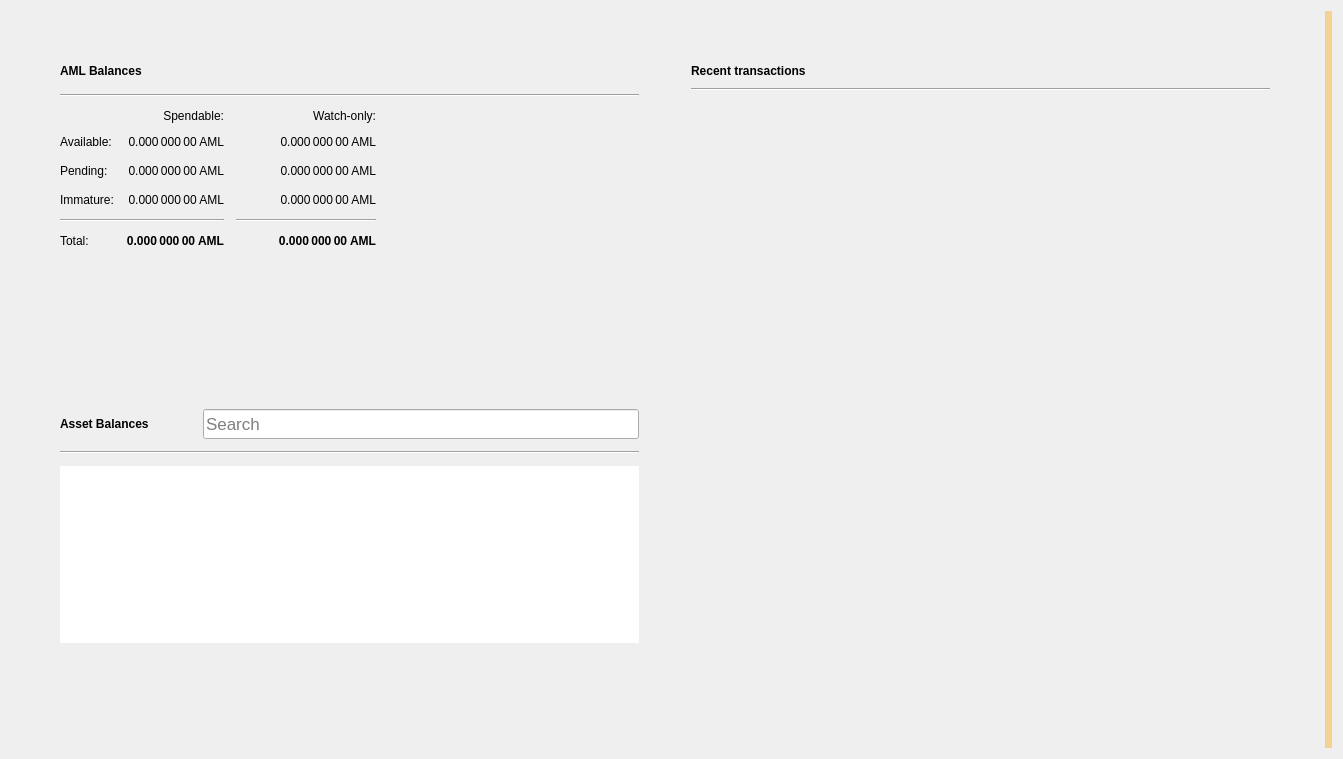
<?xml version="1.0" encoding="UTF-8"?>
<ui version="4.0">
 <class>OverviewPage</class>
 <widget class="QWidget" name="OverviewPage">
  <property name="geometry">
   <rect>
    <x>0</x>
    <y>0</y>
    <width>1343</width>
    <height>759</height>
   </rect>
  </property>
  <property name="windowTitle">
   <string>Form</string>
  </property>
  <property name="autoFillBackground">
   <bool>false</bool>
  </property>
  <layout class="QGridLayout" name="gridLayout_3">
   <item row="0" column="1">
    <layout class="QVBoxLayout" name="verticalLayout_7">
     <property name="spacing">
      <number>0</number>
     </property>
     <property name="leftMargin">
      <number>0</number>
     </property>
     <property name="topMargin">
      <number>0</number>
     </property>
     <property name="rightMargin">
      <number>0</number>
     </property>
     <property name="bottomMargin">
      <number>0</number>
     </property>
     <item>
      <layout class="QHBoxLayout" name="horizontalLayout" stretch="0,0">
       <property name="spacing">
        <number>34</number>
       </property>
       <property name="sizeConstraint">
        <enum>QLayout::SetMaximumSize</enum>
       </property>
       <property name="leftMargin">
        <number>40</number>
       </property>
       <property name="topMargin">
        <number>40</number>
       </property>
       <property name="rightMargin">
        <number>40</number>
       </property>
       <property name="bottomMargin">
        <number>40</number>
       </property>
       <item>
        <layout class="QVBoxLayout" name="verticalLayout_2">
         <property name="spacing">
          <number>34</number>
         </property>
         <property name="rightMargin">
          <number>0</number>
         </property>
         <item>
          <widget class="QFrame" name="frame">
           <property name="sizePolicy">
            <sizepolicy hsizetype="Preferred" vsizetype="Preferred">
             <horstretch>0</horstretch>
             <verstretch>0</verstretch>
            </sizepolicy>
           </property>
           <property name="frameShape">
            <enum>QFrame::NoFrame</enum>
           </property>
           <property name="frameShadow">
            <enum>QFrame::Raised</enum>
           </property>
           <property name="lineWidth">
            <number>10</number>
           </property>
           <layout class="QVBoxLayout" name="verticalLayout_4">
            <property name="spacing">
             <number>12</number>
            </property>
            <item>
             <layout class="QHBoxLayout" name="horizontalLayout_4">
              <item>
               <widget class="QLabel" name="rvnBalancesLabel">
                <property name="font">
                 <font>
                  <weight>75</weight>
                  <bold>true</bold>
                 </font>
                </property>
                <property name="text">
                 <string>AML Balances</string>
                </property>
               </widget>
              </item>
              <item>
               <widget class="QPushButton" name="labelWalletStatus">
                <property name="enabled">
                 <bool>true</bool>
                </property>
                <property name="maximumSize">
                 <size>
                  <width>30</width>
                  <height>16777215</height>
                 </size>
                </property>
                <property name="toolTip">
                 <string>The displayed information may be out of date. Your wallet automatically synchronizes with the AmlBitcoin network after a connection is established, but this process has not completed yet.</string>
                </property>
                <property name="text">
                 <string/>
                </property>
                <property name="icon">
                 <iconset>
                  <normaloff>:/icons/warning</normaloff>
                  <disabledoff>:/icons/warning</disabledoff>:/icons/warning</iconset>
                </property>
                <property name="iconSize">
                 <size>
                  <width>24</width>
                  <height>24</height>
                 </size>
                </property>
                <property name="flat">
                 <bool>true</bool>
                </property>
               </widget>
              </item>
              <item>
               <spacer name="horizontalSpacer_3">
                <property name="orientation">
                 <enum>Qt::Horizontal</enum>
                </property>
                <property name="sizeHint" stdset="0">
                 <size>
                  <width>40</width>
                  <height>20</height>
                 </size>
                </property>
               </spacer>
              </item>
             </layout>
            </item>
            <item>
             <widget class="Line" name="line_2">
              <property name="orientation">
               <enum>Qt::Horizontal</enum>
              </property>
             </widget>
            </item>
            <item>
             <layout class="QGridLayout" name="gridLayout">
              <property name="spacing">
               <number>12</number>
              </property>
              <item row="3" column="2">
               <widget class="QLabel" name="labelWatchImmature">
                <property name="font">
                 <font>
                  <weight>50</weight>
                  <bold>false</bold>
                 </font>
                </property>
                <property name="cursor">
                 <cursorShape>IBeamCursor</cursorShape>
                </property>
                <property name="toolTip">
                 <string>Mined balance in watch-only addresses that has not yet matured</string>
                </property>
                <property name="text">
                 <string notr="true">0.000 000 00 AML</string>
                </property>
                <property name="alignment">
                 <set>Qt::AlignRight|Qt::AlignTrailing|Qt::AlignVCenter</set>
                </property>
                <property name="textInteractionFlags">
                 <set>Qt::LinksAccessibleByMouse|Qt::TextSelectableByKeyboard|Qt::TextSelectableByMouse</set>
                </property>
               </widget>
              </item>
              <item row="2" column="3">
               <spacer name="horizontalSpacer_2">
                <property name="orientation">
                 <enum>Qt::Horizontal</enum>
                </property>
                <property name="sizeHint" stdset="0">
                 <size>
                  <width>40</width>
                  <height>20</height>
                 </size>
                </property>
               </spacer>
              </item>
              <item row="1" column="0">
               <widget class="QLabel" name="labelBalanceText">
                <property name="text">
                 <string>Available:</string>
                </property>
               </widget>
              </item>
              <item row="1" column="2">
               <widget class="QLabel" name="labelWatchAvailable">
                <property name="font">
                 <font>
                  <weight>50</weight>
                  <bold>false</bold>
                 </font>
                </property>
                <property name="cursor">
                 <cursorShape>IBeamCursor</cursorShape>
                </property>
                <property name="toolTip">
                 <string>Your current balance in watch-only addresses</string>
                </property>
                <property name="text">
                 <string notr="true">0.000 000 00 AML</string>
                </property>
                <property name="alignment">
                 <set>Qt::AlignRight|Qt::AlignTrailing|Qt::AlignVCenter</set>
                </property>
                <property name="textInteractionFlags">
                 <set>Qt::LinksAccessibleByMouse|Qt::TextSelectableByKeyboard|Qt::TextSelectableByMouse</set>
                </property>
               </widget>
              </item>
              <item row="2" column="1">
               <widget class="QLabel" name="labelUnconfirmed">
                <property name="font">
                 <font>
                  <weight>50</weight>
                  <bold>false</bold>
                 </font>
                </property>
                <property name="cursor">
                 <cursorShape>IBeamCursor</cursorShape>
                </property>
                <property name="toolTip">
                 <string>Total of transactions that have yet to be confirmed, and do not yet count toward the spendable balance</string>
                </property>
                <property name="text">
                 <string notr="true">0.000 000 00 AML</string>
                </property>
                <property name="alignment">
                 <set>Qt::AlignRight|Qt::AlignTrailing|Qt::AlignVCenter</set>
                </property>
                <property name="textInteractionFlags">
                 <set>Qt::LinksAccessibleByMouse|Qt::TextSelectableByKeyboard|Qt::TextSelectableByMouse</set>
                </property>
               </widget>
              </item>
              <item row="4" column="2">
               <widget class="Line" name="lineWatchBalance">
                <property name="sizePolicy">
                 <sizepolicy hsizetype="Preferred" vsizetype="Fixed">
                  <horstretch>0</horstretch>
                  <verstretch>0</verstretch>
                 </sizepolicy>
                </property>
                <property name="minimumSize">
                 <size>
                  <width>140</width>
                  <height>0</height>
                 </size>
                </property>
                <property name="orientation">
                 <enum>Qt::Horizontal</enum>
                </property>
               </widget>
              </item>
              <item row="0" column="1">
               <widget class="QLabel" name="labelSpendable">
                <property name="text">
                 <string>Spendable:</string>
                </property>
                <property name="alignment">
                 <set>Qt::AlignRight|Qt::AlignTrailing|Qt::AlignVCenter</set>
                </property>
               </widget>
              </item>
              <item row="3" column="0">
               <widget class="QLabel" name="labelImmatureText">
                <property name="text">
                 <string>Immature:</string>
                </property>
               </widget>
              </item>
              <item row="5" column="2">
               <widget class="QLabel" name="labelWatchTotal">
                <property name="font">
                 <font>
                  <weight>75</weight>
                  <bold>true</bold>
                 </font>
                </property>
                <property name="cursor">
                 <cursorShape>IBeamCursor</cursorShape>
                </property>
                <property name="toolTip">
                 <string>Current total balance in watch-only addresses</string>
                </property>
                <property name="text">
                 <string notr="true">0.000 000 00 AML</string>
                </property>
                <property name="alignment">
                 <set>Qt::AlignRight|Qt::AlignTrailing|Qt::AlignVCenter</set>
                </property>
                <property name="textInteractionFlags">
                 <set>Qt::LinksAccessibleByMouse|Qt::TextSelectableByKeyboard|Qt::TextSelectableByMouse</set>
                </property>
               </widget>
              </item>
              <item row="4" column="0" colspan="2">
               <widget class="Line" name="line">
                <property name="orientation">
                 <enum>Qt::Horizontal</enum>
                </property>
               </widget>
              </item>
              <item row="0" column="2">
               <widget class="QLabel" name="labelWatchonly">
                <property name="text">
                 <string>Watch-only:</string>
                </property>
                <property name="alignment">
                 <set>Qt::AlignRight|Qt::AlignTrailing|Qt::AlignVCenter</set>
                </property>
               </widget>
              </item>
              <item row="5" column="1">
               <widget class="QLabel" name="labelTotal">
                <property name="font">
                 <font>
                  <weight>75</weight>
                  <bold>true</bold>
                 </font>
                </property>
                <property name="cursor">
                 <cursorShape>IBeamCursor</cursorShape>
                </property>
                <property name="toolTip">
                 <string>Your current total balance</string>
                </property>
                <property name="text">
                 <string notr="true">0.000 000 00 AML</string>
                </property>
                <property name="alignment">
                 <set>Qt::AlignRight|Qt::AlignTrailing|Qt::AlignVCenter</set>
                </property>
                <property name="textInteractionFlags">
                 <set>Qt::LinksAccessibleByMouse|Qt::TextSelectableByKeyboard|Qt::TextSelectableByMouse</set>
                </property>
               </widget>
              </item>
              <item row="1" column="1">
               <widget class="QLabel" name="labelBalance">
                <property name="font">
                 <font>
                  <weight>50</weight>
                  <bold>false</bold>
                 </font>
                </property>
                <property name="cursor">
                 <cursorShape>IBeamCursor</cursorShape>
                </property>
                <property name="toolTip">
                 <string>Your current spendable balance</string>
                </property>
                <property name="text">
                 <string notr="true">0.000 000 00 AML</string>
                </property>
                <property name="alignment">
                 <set>Qt::AlignRight|Qt::AlignTrailing|Qt::AlignVCenter</set>
                </property>
                <property name="textInteractionFlags">
                 <set>Qt::LinksAccessibleByMouse|Qt::TextSelectableByKeyboard|Qt::TextSelectableByMouse</set>
                </property>
               </widget>
              </item>
              <item row="2" column="0">
               <widget class="QLabel" name="labelPendingText">
                <property name="text">
                 <string>Pending:</string>
                </property>
               </widget>
              </item>
              <item row="5" column="0">
               <widget class="QLabel" name="labelTotalText">
                <property name="text">
                 <string>Total:</string>
                </property>
               </widget>
              </item>
              <item row="3" column="1">
               <widget class="QLabel" name="labelImmature">
                <property name="font">
                 <font>
                  <weight>50</weight>
                  <bold>false</bold>
                 </font>
                </property>
                <property name="cursor">
                 <cursorShape>IBeamCursor</cursorShape>
                </property>
                <property name="toolTip">
                 <string>Mined balance that has not yet matured</string>
                </property>
                <property name="text">
                 <string notr="true">0.000 000 00 AML</string>
                </property>
                <property name="alignment">
                 <set>Qt::AlignRight|Qt::AlignTrailing|Qt::AlignVCenter</set>
                </property>
                <property name="textInteractionFlags">
                 <set>Qt::LinksAccessibleByMouse|Qt::TextSelectableByKeyboard|Qt::TextSelectableByMouse</set>
                </property>
               </widget>
              </item>
              <item row="2" column="2">
               <widget class="QLabel" name="labelWatchPending">
                <property name="font">
                 <font>
                  <weight>50</weight>
                  <bold>false</bold>
                 </font>
                </property>
                <property name="cursor">
                 <cursorShape>IBeamCursor</cursorShape>
                </property>
                <property name="toolTip">
                 <string>Unconfirmed transactions to watch-only addresses</string>
                </property>
                <property name="text">
                 <string notr="true">0.000 000 00 AML</string>
                </property>
                <property name="alignment">
                 <set>Qt::AlignRight|Qt::AlignTrailing|Qt::AlignVCenter</set>
                </property>
                <property name="textInteractionFlags">
                 <set>Qt::LinksAccessibleByMouse|Qt::TextSelectableByKeyboard|Qt::TextSelectableByMouse</set>
                </property>
               </widget>
              </item>
             </layout>
            </item>
           </layout>
          </widget>
         </item>
         <item>
          <widget class="QWidget" name="assetVerticalSpaceWidget2" native="true">
           <property name="autoFillBackground">
            <bool>false</bool>
           </property>
           <layout class="QVBoxLayout" name="verticalLayout_6">
            <item>
             <spacer name="verticalSpacer_4">
              <property name="orientation">
               <enum>Qt::Vertical</enum>
              </property>
              <property name="sizeHint" stdset="0">
               <size>
                <width>20</width>
                <height>87</height>
               </size>
              </property>
             </spacer>
            </item>
           </layout>
          </widget>
         </item>
         <item>
          <widget class="QFrame" name="assetFrame">
           <property name="autoFillBackground">
            <bool>true</bool>
           </property>
           <property name="frameShape">
            <enum>QFrame::NoFrame</enum>
           </property>
           <property name="frameShadow">
            <enum>QFrame::Plain</enum>
           </property>
           <property name="lineWidth">
            <number>0</number>
           </property>
           <layout class="QVBoxLayout" name="verticalLayout_5">
            <property name="spacing">
             <number>12</number>
            </property>
            <item>
             <layout class="QHBoxLayout" name="assetBalanceHorizontalLayout">
              <item alignment="Qt::AlignVCenter">
               <widget class="QLabel" name="assetBalanceLabel">
                <property name="font">
                 <font>
                  <weight>75</weight>
                  <bold>true</bold>
                 </font>
                </property>
                <property name="text">
                 <string>Asset Balances</string>
                </property>
               </widget>
              </item>
              <item>
               <widget class="QPushButton" name="labelAssetStatus">
                <property name="enabled">
                 <bool>true</bool>
                </property>
                <property name="maximumSize">
                 <size>
                  <width>30</width>
                  <height>16777215</height>
                 </size>
                </property>
                <property name="toolTip">
                 <string>The displayed information may be out of date. Your wallet automatically synchronizes with the AmlBitcoin network after a connection is established, but this process has not completed yet.</string>
                </property>
                <property name="text">
                 <string/>
                </property>
                <property name="icon">
                 <iconset>
                  <normaloff>:/icons/warning</normaloff>
                  <disabledoff>:/icons/warning</disabledoff>:/icons/warning</iconset>
                </property>
                <property name="iconSize">
                 <size>
                  <width>24</width>
                  <height>24</height>
                 </size>
                </property>
                <property name="flat">
                 <bool>true</bool>
                </property>
               </widget>
              </item>
              <item alignment="Qt::AlignBottom">
               <widget class="QLineEdit" name="assetSearch">
                <property name="sizePolicy">
                 <sizepolicy hsizetype="Expanding" vsizetype="Preferred">
                  <horstretch>0</horstretch>
                  <verstretch>0</verstretch>
                 </sizepolicy>
                </property>
                <property name="minimumSize">
                 <size>
                  <width>0</width>
                  <height>30</height>
                 </size>
                </property>
                <property name="maximumSize">
                 <size>
                  <width>16777215</width>
                  <height>30</height>
                 </size>
                </property>
                <property name="sizeIncrement">
                 <size>
                  <width>0</width>
                  <height>0</height>
                 </size>
                </property>
                <property name="baseSize">
                 <size>
                  <width>0</width>
                  <height>0</height>
                 </size>
                </property>
                <property name="font">
                 <font>
                  <pointsize>13</pointsize>
                 </font>
                </property>
                <property name="maxLength">
                 <number>32</number>
                </property>
                <property name="frame">
                 <bool>true</bool>
                </property>
                <property name="alignment">
                 <set>Qt::AlignLeading|Qt::AlignLeft|Qt::AlignVCenter</set>
                </property>
                <property name="placeholderText">
                 <string>Search</string>
                </property>
                <property name="clearButtonEnabled">
                 <bool>true</bool>
                </property>
               </widget>
              </item>
             </layout>
            </item>
            <item>
             <widget class="Line" name="assetBalanceLine">
              <property name="orientation">
               <enum>Qt::Horizontal</enum>
              </property>
             </widget>
            </item>
            <item>
             <widget class="QListView" name="listAssets">
              <property name="frameShape">
               <enum>QFrame::NoFrame</enum>
              </property>
              <property name="lineWidth">
               <number>0</number>
              </property>
              <property name="verticalScrollMode">
               <enum>QAbstractItemView::ScrollPerItem</enum>
              </property>
             </widget>
            </item>
            <item>
             <widget class="QWidget" name="assetVerticalSpaceWidget" native="true">
              <property name="autoFillBackground">
               <bool>false</bool>
              </property>
              <layout class="QVBoxLayout" name="verticalLayout">
               <item>
                <spacer name="verticalSpacer_3">
                 <property name="orientation">
                  <enum>Qt::Vertical</enum>
                 </property>
                 <property name="sizeHint" stdset="0">
                  <size>
                   <width>20</width>
                   <height>40</height>
                  </size>
                 </property>
                </spacer>
               </item>
              </layout>
             </widget>
            </item>
           </layout>
          </widget>
         </item>
        </layout>
       </item>
       <item>
        <layout class="QVBoxLayout" name="verticalLayout_3">
         <property name="spacing">
          <number>34</number>
         </property>
         <property name="leftMargin">
          <number>0</number>
         </property>
         <item>
          <widget class="QFrame" name="frame_2">
           <property name="sizePolicy">
            <sizepolicy hsizetype="Preferred" vsizetype="Fixed">
             <horstretch>0</horstretch>
             <verstretch>0</verstretch>
            </sizepolicy>
           </property>
           <property name="frameShape">
            <enum>QFrame::NoFrame</enum>
           </property>
           <property name="frameShadow">
            <enum>QFrame::Plain</enum>
           </property>
           <property name="lineWidth">
            <number>0</number>
           </property>
           <layout class="QGridLayout" name="gridLayout_2">
            <property name="horizontalSpacing">
             <number>12</number>
            </property>
            <item row="0" column="0">
             <layout class="QHBoxLayout" name="horizontalLayout_2">
              <item>
               <widget class="QLabel" name="recentTransactionsLabel">
                <property name="font">
                 <font>
                  <weight>75</weight>
                  <bold>true</bold>
                 </font>
                </property>
                <property name="text">
                 <string>Recent transactions</string>
                </property>
               </widget>
              </item>
              <item>
               <widget class="QPushButton" name="labelTransactionsStatus">
                <property name="enabled">
                 <bool>true</bool>
                </property>
                <property name="maximumSize">
                 <size>
                  <width>30</width>
                  <height>16777215</height>
                 </size>
                </property>
                <property name="toolTip">
                 <string>The displayed information may be out of date. Your wallet automatically synchronizes with the AmlBitcoin network after a connection is established, but this process has not completed yet.</string>
                </property>
                <property name="text">
                 <string/>
                </property>
                <property name="icon">
                 <iconset>
                  <normaloff>:/icons/warning</normaloff>
                  <disabledoff>:/icons/warning</disabledoff>:/icons/warning</iconset>
                </property>
                <property name="iconSize">
                 <size>
                  <width>24</width>
                  <height>24</height>
                 </size>
                </property>
                <property name="flat">
                 <bool>true</bool>
                </property>
               </widget>
              </item>
              <item>
               <spacer name="horizontalSpacer">
                <property name="orientation">
                 <enum>Qt::Horizontal</enum>
                </property>
                <property name="sizeHint" stdset="0">
                 <size>
                  <width>40</width>
                  <height>20</height>
                 </size>
                </property>
               </spacer>
              </item>
             </layout>
            </item>
            <item row="2" column="0">
             <widget class="QListView" name="listTransactions">
              <property name="styleSheet">
               <string notr="true">QListView { background: transparent; }</string>
              </property>
              <property name="frameShape">
               <enum>QFrame::NoFrame</enum>
              </property>
              <property name="verticalScrollBarPolicy">
               <enum>Qt::ScrollBarAlwaysOff</enum>
              </property>
              <property name="horizontalScrollBarPolicy">
               <enum>Qt::ScrollBarAlwaysOff</enum>
              </property>
              <property name="selectionMode">
               <enum>QAbstractItemView::NoSelection</enum>
              </property>
             </widget>
            </item>
            <item row="1" column="0">
             <widget class="Line" name="line_3">
              <property name="orientation">
               <enum>Qt::Horizontal</enum>
              </property>
             </widget>
            </item>
           </layout>
          </widget>
         </item>
         <item>
          <spacer name="verticalSpacer_2">
           <property name="orientation">
            <enum>Qt::Vertical</enum>
           </property>
           <property name="sizeHint" stdset="0">
            <size>
             <width>20</width>
             <height>40</height>
            </size>
           </property>
          </spacer>
         </item>
        </layout>
       </item>
      </layout>
     </item>
    </layout>
   </item>
   <item row="0" column="3">
    <widget class="QLabel" name="labelAlerts">
     <property name="visible">
      <bool>true</bool>
     </property>
     <property name="styleSheet">
      <string notr="true">QLabel { background-color: qlineargradient(x1: 0, y1: 0, x2: 1, y2: 0, stop:0 #F0D0A0, stop:1 #F8D488); color:#000000; }</string>
     </property>
     <property name="wordWrap">
      <bool>true</bool>
     </property>
     <property name="margin">
      <number>3</number>
     </property>
     <property name="textInteractionFlags">
      <set>Qt::TextSelectableByMouse</set>
     </property>
    </widget>
   </item>
  </layout>
 </widget>
 <resources/>
 <connections/>
</ui>
